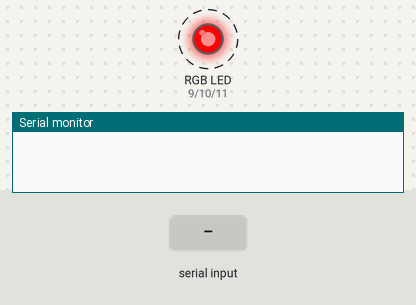
Bench run of a sketch on a simulated Arduino Uno, built with avr-gcc and run on an emulated ATmega328P. On the bench: an RGB LED mixed from three pins (HIGH = lit), the last lines printed to the serial monitor. Dashed ring = blinking. The inputs (shaded band) are chosen by the test bench.

Above: at 1.1 s.
2.1 s: "CATEGORIZE\n" received over Serial
5.1 s: "STOP_FLASHING\n" received over Serial
At 5.1 s:
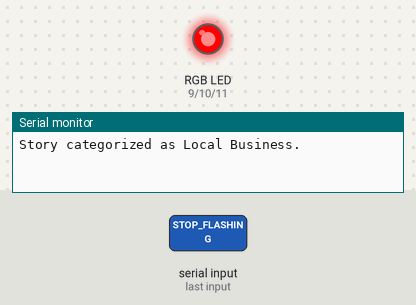
At 6.4 s:
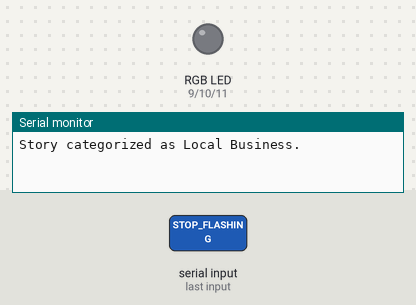
7.0 s: "EDIT_STORY\n" received over Serial
Timing chart, 0 to 10.0 s (numbered marks = the images above; inputs shaded):
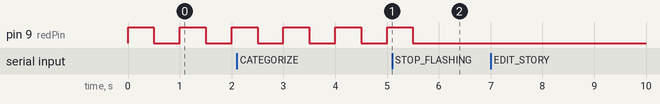

Measured:
- after the input at 5.1 s, pin 9 (redPin): goes on until 5.5 s, then stays LOW
- by itself, pin 9 (redPin): alternates HIGH for 0.50 s and LOW for 0.50 s

The sketch:

s2_update.ino
```cpp
// Pin assignments for the RGB LED
const int redPin = 9;    // Red pin of RGB LED
const int greenPin = 10; // Green pin of RGB LED
const int bluePin = 11;  // Blue pin of RGB LED

bool newUpdate = true; // Flag to indicate new story updates

void setup() {
  // Set all RGB pins as outputs
  pinMode(redPin, OUTPUT);
  pinMode(greenPin, OUTPUT);
  pinMode(bluePin, OUTPUT);

  Serial.begin(9600); // Start serial communication with the laptop
}

void loop() {
  // Flash red continuously if there's a new update
  if (newUpdate) {
    setColor(255, 0, 0);  // Turn on red
    delay(500);           // Wait 500ms
    setColor(0, 0, 0);    // Turn off LED
    delay(500);           // Wait 500ms
  }

  // Check for commands from Python
  if (Serial.available() > 0) {
    String command = Serial.readStringUntil('\n');

    if (command == "STOP_FLASHING") {
      newUpdate = false;    // Stop flashing
      setColor(0, 0, 0);    // Turn off the LED
    } else if (command == "CATEGORIZE") {
      Serial.println("Story categorized as Local Business.");
    } else if (command == "EDIT_STORY") {
      Serial.println("Editing the story. Please make your changes.");
    }
  }
}

// Function to set RGB LED color
void setColor(int red, int green, int blue) {
  analogWrite(redPin, red);
  analogWrite(greenPin, green);
  analogWrite(bluePin, blue);
}
```
